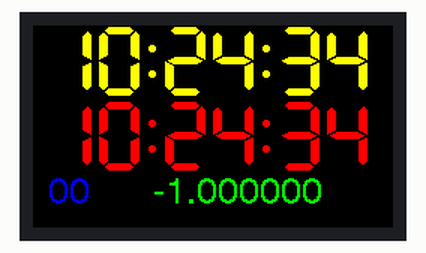
This program was run on a simulated ESP32. On the bench: 240×135 colour display. WiFi joins after 1.5 s; servers stay silent unless stated; the local clock reads 2024-03-15 10:24:30 at power-on unless the program sets it; what the program prints to the serial monitor is not drawn.

Above: at 4.8 s.
At 9.0 s:
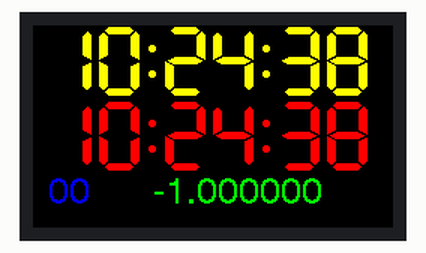
At 13.2 s:
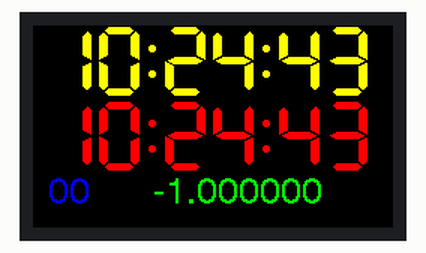
At 21.5 s:
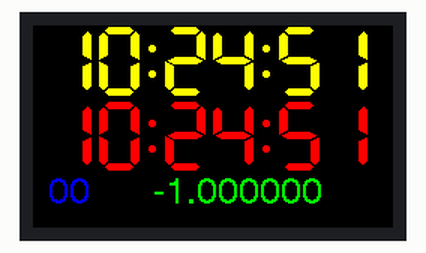
At 29.9 s:
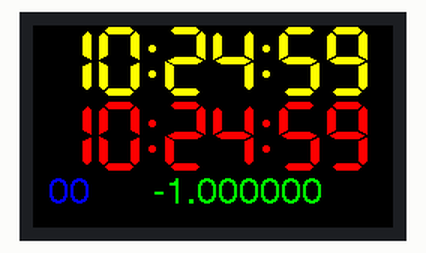
At 38.2 s:
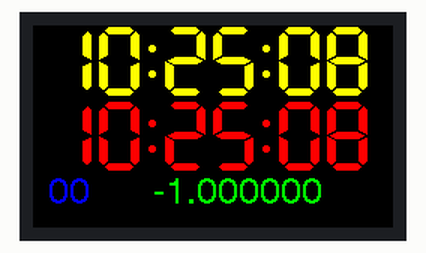

Measured:
- what the display in image 0 shows lasts 1.0 s, from 4.8 s to 5.8 s

The program:

main.cpp
```cpp
 #include <Arduino.h>
 #include <TFT_eSPI.h> // Graphics and font library for ST7735 driver chip
 #include <SPI.h>
 #include <WiFi.h>
 #include "time.h"
 #include <Ds1302.h>

#define TFT_GREY        0x5AEB  // New colour
#define BAUD            115200  // Serialspeed

#define RST             27      // RTC Pins
#define CLC             26
#define DAT             25

#define CYCLES       5          // Cycles until wifi is severed
#define INTERVAL     12         // interval between error comparison(hours)

const char* ssid       = "Vodafone-C318";
const char* password   = "RFpr6cT6NHbtrME8";
const char* ntpServer = "pool.ntp.org";

const long  gmtOffset_sec = 7200;      // Offset for ntp request
const int   daylightOffset_sec = 0;

TFT_eSPI tft = TFT_eSPI();             // Invoke library, pins defined in User_Setup.h
Ds1302 rtc(RST, CLC, DAT);             // set up new instant for rtc
struct tm timeinfo;

bool wifiState = false;                // global value representing if wifi connection is available

//current ntp time
int     at = 0;
uint8_t hh = 0;
uint8_t mm = 0;
uint8_t ss = 0;

//current rtc time
int     at2 = 0;
uint8_t hh2 = 0;
uint8_t mm2 = 0;
uint8_t ss2 = 0;


int last = 0;                         // keep track of differences between rtc and ntp
int diff = 0;
int lastDiff = 1;

float averageDiff = -1;               // average diff(really important once wifi is severed)


int intervalAdj = INTERVAL*3600;      // transform interval into seconds

// global variables to make 1 sec adjustments work
int sign = 0;                         // determines which way rtc is adjusted
int adjSteps = intervalAdj;           // time between those adjusts(fraction of intervalAdj)
int totalAdjustment = 0;              //total amount of seconds adjusted for right now

bool getNTPTime(){
  if(!getLocalTime(&timeinfo)){
    Serial.println("Failed to obtain time");
    return false;
  }
  // convert to time in seconds and then back
  at = timeinfo.tm_hour*3600+timeinfo.tm_min*60+timeinfo.tm_sec;
  hh = at / 3600;
  mm = at % 3600 / 60;
  ss = at % 60;
  return true;
}

void getRTCTime(){
  Ds1302::DateTime now2;
  rtc.getDateTime(&now2);
  // convert to time in seconds and then back while adding adjustment seconds
  at2 = now2.hour*3600+now2.minute*60+now2.second + totalAdjustment;
  hh2 = at2/3600;
  mm2 = at2 % 3600 / 60;
  ss2 = at2 % 60;
}

bool setupDisplay(){
  tft.init();
  tft.setRotation(3);
  delay(10);
  tft.fillScreen(TFT_BLACK);
  tft.setCursor(0, 0, 4);
  tft.setTextColor(TFT_YELLOW,TFT_BLACK);
  tft.printf("Connecting...");
  tft.setCursor(0,0,4);
  return true;
}

bool setupWifi(){
  Serial.printf("Connecting to %s ", ssid);
  WiFi.begin(ssid, password);
  while (WiFi.status() != WL_CONNECTED) {       // wait until connection is established
      delay(500);
      Serial.print(".");
  }
  Serial.println("");
  wifiState = true;
  return(true);
}

bool setRTC(uint8_t hours,uint8_t minutes,uint8_t seconds){
    Ds1302::DateTime dt = {
      // year, month and day can be ignored since we are focusing
      // on seconds, minutes and hours exclusively
        .year = 1,
        .month = Ds1302::MONTH_JAN,
        .day = 1,
        .hour = hours,
        .minute = minutes,
        .second = seconds,
        .dow = Ds1302::DOW_MON
    };
    rtc.setDateTime(&dt);
    last = at;
    return true;

}

void disconnectWifi(){
  WiFi.disconnect(true);
  WiFi.mode(WIFI_OFF);
  Serial.println("Wifi disconnected");
  wifiState = false;
}

void drawTime(){
  tft.setCursor(10, 0, 7);
  tft.setTextColor(TFT_YELLOW,TFT_BLACK);
  tft.printf("%02d:%02d:%02d",hh,mm,ss);
  tft.setCursor(10, 50, 7);
  tft.setTextColor(TFT_RED,TFT_BLACK);
  tft.printf("%02d:%02d:%02d",hh2,mm2,ss2);
  // calculate difference between both clocks every second
  diff = at - at2;
  tft.setCursor(10, 100, 4);
  tft.setTextColor(TFT_BLUE,TFT_BLACK);
  tft.printf("%02d       ",totalAdjustment);
  tft.setCursor(80, 100, 4);
  tft.setTextColor(TFT_GREEN,TFT_BLACK);
  tft.printf("%f       ",averageDiff);
}

void setup(void) {
  Serial.begin(BAUD);
  // setup various aspects of the project making sure they each work
  for(int x = 0;x<10;x++)
    Serial.println("");
  delay(1000);
  if(!setupDisplay()){
    Serial.println("Screen Setup Failure");
    while(1){}
  }
  Serial.println("Screen Setup Success");
  delay(1000);
  if(!setupWifi()){

    Serial.println("Wifi Failure");
    while(1){}
  }
  Serial.println("Wifi Connected");

  //get ntp time and set it as initial value of external rtc
  configTime(gmtOffset_sec, daylightOffset_sec, ntpServer);
  delay(1000);

  if(!getNTPTime()){
    Serial.println("NTP Failure");
    while(1){}
  }
  Serial.println("NTP Available");
  rtc.init();

  if(!setRTC(hh,mm,ss)){
    Serial.println("RTC Failure");
    while(1){}
  }
  Serial.println("RTC Set");

  // all checks complete, ready for takeoff
  tft.fillScreen(TFT_BLACK);
  Serial.println("Setup Complete");
  Serial.printf("%02d:%02d:%02d   Starting Time \n",hh,mm,ss);
}

void loop() {
  // wait for CYCLES, then sever connection
  for(int x = 0;x < CYCLES;x++){
    // wait for INTERVAL hours between difference checks
    for(int x = 1;x<intervalAdj+1;x++){
      //display current time on display every second
      getNTPTime();
      getRTCTime();
      drawTime();
      // check if adjustment is possible this second
      if((x+adjSteps/2) % adjSteps == 0){
        totalAdjustment = totalAdjustment + sign;
        Serial.printf("adjusted for %02d\n",sign);
      }
      delay(1000);
    }

    //average difference based on last average and new difference
    averageDiff = (averageDiff + diff)/2;

    //look which adjustment steps make sense and which direction to adjust to
    if(averageDiff<0){
      sign = -1;

      adjSteps = intervalAdj/ (-1*averageDiff);
    }
    else if(averageDiff==0){
      sign = 0;
      adjSteps = intervalAdj;
    }
    else{
      sign = 1;
      adjSteps = intervalAdj/ averageDiff;
    }

    //if wifi is disconnected continue without it
    if (wifiState == true){
      setRTC(hh,mm,ss);
      Serial.println("adjusted using wifi");
    }
    else if(wifiState == false){
      setRTC(hh2,mm2,ss2+totalAdjustment);
      Serial.println("adjusted without wifi involvement");
    }
    totalAdjustment = 0;
  }
  disconnectWifi();
  Serial.println("Connection severed");
}
```
